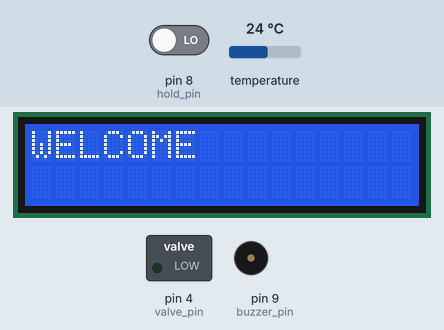
This sketch was run on a simulated Arduino Uno, built with avr-gcc and run on an emulated ATmega328P. Parts: 16×2 character LCD, switched loads named in the sketch (green lamp = pin HIGH), buzzer (waves = sounding, pin HIGH). Inputs (shaded band) come from the test bench; at power-on: pin 8 (hold_pin) LOW, temperature 24 °C. The local clock reads 2024-03-15 10:24:30 at power-on unless the sketch sets it; what the sketch prints to the serial monitor is not drawn.

Above: at 2.1 s.
At 12.2 s:
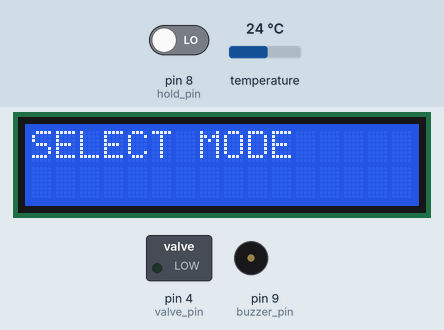
At 19.2 s:
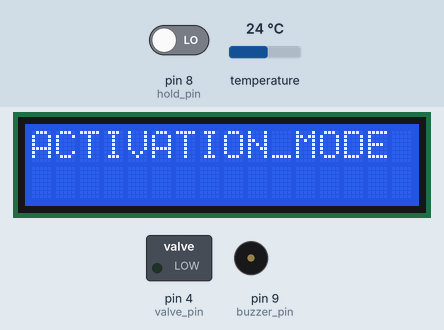
At 22.0 s:
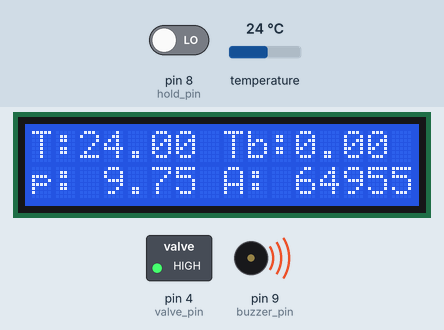
Timing chart, 0 to 24.5 s (numbered marks = the images above):
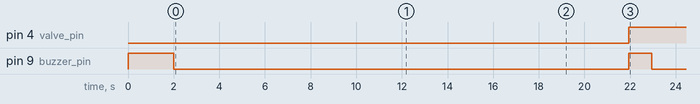

The sketch:

water_monitoring_system.ino
```cpp
#include <Wire.h>
#include <LiquidCrystal_I2C.h>
#include <OneWire.h>
#include <DallasTemperature.h>
#include <SD.h>
#include <virtuabotixRTC.h>

// DEFINE BOUNDARIES
#define MIN_TEMP 20 // 20
#define MAX_TEMP 32 // 32
//#define MIN_TURB 0 //10
#define MAX_TURB 200 //100
#define MIN_PH 5 // 6
#define MAX_PH 8 // 7.5
//#define MIN_AMMONIA 0 //0.02
#define MAX_AMMONIA 1 // 0.5

// DEFINE DELAY
#define VALVE_DELAY 30 // in SECONDS
#define TIME_DELAY 1000 // in microseconds

// OFFSETS
float PH_OFFSET = 1;
float TURBIDITY_OFFSET = 2.36;
float Ro =  7.01; //Enter found Ro value

// Parameters for MQ137 Sensor
#define RL 1
#define m -0.263 //Enter calculated Slope
#define b 0.42 //Enter calculated intercept


// CLOCK RTC
virtuabotixRTC myRTC(5,6,7); // CLKD, DAT, RESET

// Set the LCD address to 0x27 for a 16 chars and 2 line display
LiquidCrystal_I2C lcd(0x27, 16, 2);

// Data wire for temperature sensor
#define ONE_WIRE_BUS A3

// Setup a oneWire instance to communicate with any OneWire devices
OneWire oneWire(ONE_WIRE_BUS);

// Pass oneWire reference to DallasTemperature library
DallasTemperature sensors(&oneWire);

// Pins Setup
const int pHOutputPin = A0;
const int turbidityPin = A1;
const int mq137Pin = A2;

const int hold_pin = 8;
const int buzzer_pin =9; // buzzer Pin
const int valve_pin = 4;
const int chipSelect = 10;// Chip select pin for the micro SD card module

float value;

// File for writing data to the micro SD card
File dataFile;
void setup() {
  Serial.begin(9600);
  Serial.print("Arduino UNO is Initializing...");

  // pinMODES
  pinMode(buzzer_pin, OUTPUT);
  pinMode(pHOutputPin, INPUT);
  pinMode(turbidityPin, INPUT);
  pinMode(mq137Pin,INPUT);
  pinMode(valve_pin,OUTPUT);
  pinMode(hold_pin, INPUT);

  digitalWrite(buzzer_pin, HIGH);
  delay(2000);
  digitalWrite(buzzer_pin, LOW);

  // Initialize the LCD screen
  lcd.init();
  lcd.backlight();

  // TESTING LCD SETUP
  lcd.setCursor(0, 0);
  lcd.print("WELCOME");
  delay(5000);
  lcd.clear();
  lcd.print("Configuring");
  lcd.setCursor(0,1);
  lcd.print("Sensors...");
  delay(5000);
  lcd.clear();

  // Initialize the temperature sensor
  sensors.begin();

  /*
  // Check if SD Card can be Initialized
  if (!SD.begin(chipSelect)) {
    lcd.setCursor(0, 0);
    lcd.print("SD Card failed");
    Serial.println("SD Card failed");
    delay(3000);
  }*/

  // CALIBRATE
  // CHANGE FOR CALIBRATION
  lcd.clear();
  lcd.setCursor(0, 0);
  lcd.print("SELECT MODE");
  delay(2000);

  int hold_counter = 0;
  for (int hold = 0; hold<5; hold++){
    hold_counter+= digitalRead(hold_pin);
    Serial.print(digitalRead(hold_pin));
    delay(1000);
  }
  if(hold_counter>3){
    lcd.clear();
    lcd.setCursor(0,0);
    lcd.print("CALIBRATION_MODE");
      delay(2000);

    float turbidity_change, Ro_, pH_Change;
    calibration(turbidity_change, Ro_,pH_Change );
    /*
    Serial.println("THESE VALUES WILL CHANGE: ");
    Serial.print("CHANGE_TURBIDITY: ");
    Serial.println(turbidity_change);
    Serial.print("CHANGE_RO: ");
    Serial.println(Ro_);
    Serial.print("CHANGE_PH: ");
    Serial.println(pH_Change);*/

    // OFFSET CHANGE
    PH_OFFSET = pH_Change;
    TURBIDITY_OFFSET = turbidity_change;
    Ro =  Ro_; //Enter found Ro value
    }

  lcd.clear();
  lcd.setCursor(0,0);
  lcd.print("ACTIVATION_MODE");
  delay(2000);
}

void loop() {
  // TEMPERATURE DS18B20
  float temperature;
  // Request temperature readings from all devices on the bus
  sensors.requestTemperatures();
  // Read values
  temperature = sensors.getTempCByIndex(0);

  // TURBIDITY
  float turbidityVolts,turbidityValue;
  turbidityVolts =( analogRead(turbidityPin)*5.0/1024) + TURBIDITY_OFFSET;
  Serial.println("turbidityVolts: ");
  Serial.println(turbidityVolts);
  turbidityValue = (-1120.4* turbidityVolts*turbidityVolts)+ (5742.3*turbidityVolts)-4352.9;
  //prevent turbidity to go lower than 0
  if (turbidityValue < 0){
      turbidityValue = 0;
    }

  // PH VALUE
  float pHVolts, pHValue;

  pHVolts= ( (analogRead(pHOutputPin) / 1024.0) * 5.0 ) ;
  pHValue = 3.5 * pHVolts + PH_OFFSET;

  // MQ-137 Ammonia Sensor
  float mq137Volts, RS_, ratio, ppm;
  mq137Volts = (analogRead(mq137Pin) / 1024.0) * 5.0;
  RS_ = ((5.0/mq137Volts)-1) * RL;
  ratio = RS_/Ro;
  ppm = pow(10, ((log10(ratio)-b)/m)); //use formula to calculate ppm

    /*PRINT IN SERIAL VOLTS*/
  /*
  Serial.println();
  Serial.println("VOLTAGE OF SENSORS: ");
  Serial.println();
  Serial.print("Temperature: ");
  Serial.println(temperature);

  Serial.print("Turbidity: ");
  Serial.println(turbidityVolts);

  Serial.print("pHVOLTAGE: ");
  Serial.println(pHVolts); //Display calculated Ro

  Serial.print("MQ137 VOLTS: " );
  Serial.println(mq137Volts);
  Serial.print("RS/ R0: " );
  Serial.println(ratio);

  //PRINT IN SERIAL MONITOR
  Serial.println();
  Serial.println("VALUES OF SENSORS ");
  Serial.println();

  Serial.print("Temperature: ");
  Serial.println(temperature);

  Serial.print("Turbidity: ");
  Serial.println(turbidityValue);

  Serial.print("pH: ");
  Serial.println(pHValue); //Display calculated Ro

  Serial.print("Amm: " );
  Serial.println(ppm);
  */

  // PRINT IN LCD SCREEN
  lcd.clear();
  lcd.setCursor(0, 0);
  lcd.print("T:");
  lcd.print(temperature);
  lcd.print(" Tb:");
  lcd.print(turbidityValue);

  lcd.setCursor(0, 1);
  lcd.print("p: ");
  lcd.print(pHValue);
  lcd.print(" A: ");
  lcd.print(ppm);

  // CONDITIONS
  if (MIN_TEMP > temperature || MAX_TEMP < temperature){
      value = temperature;
      trip("TP OUT OF RANGE", "TEMP: " , value);
    }
  if (MAX_TURB < turbidityValue){
      value = turbidityValue;
      trip("TB OUT OF RANGE", "TB: ", value);
    }
  if (MIN_PH > pHValue || MAX_PH < pHValue){
      value = pHValue;
      trip("PH OUT OF RANGE", "pH: ", value);
    }

  if ( MAX_AMMONIA < ppm){
      value = ppm;
      trip("AMM OUT OF RANGE", "AMM: ", value);
    }

  delay(TIME_DELAY);
}

void calibration(float& turbidity_change, float& Ro_, float& pH_Change) {
  Ro_ = ((5.0/ (analogRead(mq137Pin)*(5.0/1023.0)) )-1) /3.6;
  Serial.print("Analog Value= ");
  Serial.println(analogRead(mq137Pin)); //Display calculated Ro
  /*
  Serial.print("Vrl= ");
  Serial.println(VRL); //Display calculated Ro
  Serial.print("Rs at fresh air = ");
  Serial.println(Rs_); //Display calculated Ro
  Serial.print("Ro at fresh air = ");
  Serial.println(Ro_); //Display calculated Ro
  delay(1000); //delay of 1sec
  */
  // TURBIDITY
  float turbidityVolts,turbidityValue;
  turbidityVolts =( analogRead(turbidityPin)*5.0/1024) ;
  Serial.println("turbidityVolts: ");
  Serial.println(turbidityVolts);
  turbidityValue = (-1120.4* turbidityVolts*turbidityVolts)+ (5742.3*turbidityVolts)-4352.9;
  turbidity_change = 4.2 - turbidityVolts;


  // PH VALUE
  float pHVolts, pHValue;
  pHVolts= ( (analogRead(pHOutputPin) / 1024.0) * 5.0 ) ;
  pHValue = (3.5 * pHVolts);
  pH_Change =  6.86-pHValue;
  Serial.print(pHValue);

  // LCD MONITOR
  Serial.println();

  lcd.clear();
  lcd.setCursor(0, 0);
  lcd.print("CH_TURB: ");
  lcd.print(turbidity_change);

  Serial.print("CH_TURB: ");
  Serial.println(turbidity_change);
  delay(3000);

  lcd.clear();
  lcd.setCursor(0, 0);
  lcd.print("CH_RO: ");
  lcd.print(Ro_);

  Serial.print("CH_RO: ");
  Serial.println(Ro_);
  delay(3000);

  lcd.clear();
  lcd.setCursor(0, 0);
  lcd.print("CH_PH: ");
  lcd.print(pH_Change);

  Serial.print("CH_PH: ");
  Serial.println(pH_Change);
  delay(3000);
}

void trip(char str_trip [40], char str_dev[10], float value){
      // UPDATE TIME
    myRTC.updateTime();
     // Start printing elements as individuals
    Serial.print("Current Date / Time: ");
    Serial.print(myRTC.dayofmonth);
    Serial.print("/");
    Serial.print(myRTC.month);
    Serial.print("/");
    Serial.print(myRTC.year);
    Serial.print("  ");
    Serial.print(myRTC.hours);
    Serial.print(":");
    Serial.print(myRTC.minutes);
    Serial.print(":");
    Serial.println(myRTC.seconds);

    digitalWrite(valve_pin, HIGH);
    digitalWrite(buzzer_pin, HIGH);
    delay(1000);
    digitalWrite(buzzer_pin, LOW);
    Serial.println(str_trip);

    lcd.clear();
    lcd.setCursor(0, 0);
    lcd.print("VALVE OPEN");
    lcd.setCursor(0, 1);
    lcd.print(str_trip);

    for (int counter = VALVE_DELAY; counter>0; counter--){
        lcd.clear();
        lcd.setCursor(0, 0);
        lcd.print("VALVE OPEN ");
        lcd.print(counter);
        lcd.setCursor(0, 1);
        lcd.print(str_dev);
        lcd.print(value);
        delay(1000);
      }

    lcd.clear();
    digitalWrite(valve_pin, LOW);

      /*
           // WRITE SD CARD
      dataFile = SD.open("dataLog2.txt", FILE_WRITE);
      //Serial.print(dataFile);
      if (dataFile) {
        Serial.println("Writing Data in SD CARD");
        dataFile.print("Temperature: ");
        dataFile.print(temperature);
        dataFile.print(" C, Turbidity: ");
        dataFile.print(turbidityValue);
        dataFile.print(", pH: ");
        dataFile.print(pHValue);
        dataFile.print(", Ammonia: ");
        dataFile.print(ppm);
        dataFile.println();
        dataFile.close();
      }*/

  }
```

Measured:
- by itself, pin 4 (valve_pin): LOW → HIGH at 22.0 s
- by itself, pin 9 (buzzer_pin): HIGH → LOW at 2.0 s, → HIGH 19.9 s later, → LOW 1.0 s later
- what the display in image 0 shows lasts 5.0 s, from 2.1 s to 7.1 s
- what the display in image 1 shows lasts 7.0 s, from 12.1 s to 19.1 s
- what the display in image 2 shows lasts 2.9 s, from 19.1 s to 22.0 s
